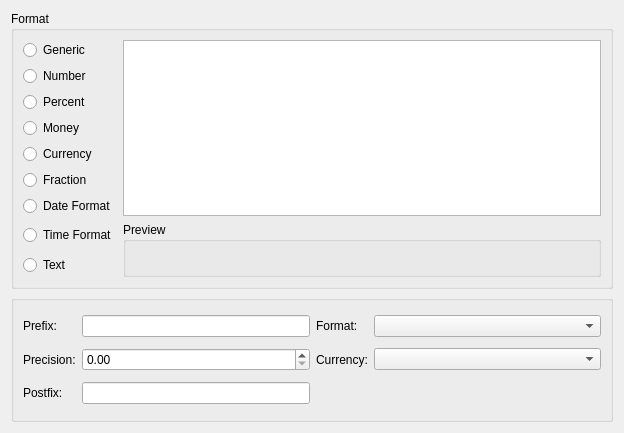
<ui version="4.0" >
 <author>Stefan Nikolaus &lt;stefan.nikolaus@kdemail.net></author>
 <comment>This file is part of the KDE project
Copyright (C) 2006 Stefan Nikolaus &lt;stefan.nikolaus@kdemail.net>

This library is free software; you can redistribute it and/or
modify it under the terms of the GNU Library General Public
License as published by the Free Software Foundation; either
version 2 of the License, or (at your option) any later version.

This library is distributed in the hope that it will be useful,
but WITHOUT ANY WARRANTY; without even the implied warranty of
MERCHANTABILITY or FITNESS FOR A PARTICULAR PURPOSE.  See the
GNU Library General Public License for more details.

You should have received a copy of the GNU Library General Public
License along with this library; see the file COPYING.LIB.  If not,
write to the Free Software Foundation, Inc., 51 Franklin Street,
Fifth Floor, Boston, MA 02110-1301, USA.</comment>
 <class>DataFormatWidget</class>
 <widget class="QWidget" name="DataFormatWidget" >
  <property name="geometry" >
   <rect>
    <x>0</x>
    <y>0</y>
    <width>624</width>
    <height>433</height>
   </rect>
  </property>
  <layout class="QVBoxLayout" >
   <item>
    <widget class="QGroupBox" name="groupBox" >
     <property name="title" >
      <string>Format</string>
     </property>
     <layout class="QGridLayout" >
      <item rowspan="2" row="7" column="1" >
       <widget class="QGroupBox" name="groupBox_3" >
        <property name="title" >
         <string>Preview</string>
        </property>
        <layout class="QVBoxLayout" >
         <item>
          <widget class="QLabel" name="label" >
           <property name="text" >
            <string/>
           </property>
          </widget>
         </item>
        </layout>
       </widget>
      </item>
      <item rowspan="7" row="0" column="1" >
       <widget class="QListWidget" name="listWidget" />
      </item>
      <item row="8" column="0" >
       <widget class="QRadioButton" name="radioButton_9" >
        <property name="text" >
         <string>Text</string>
        </property>
       </widget>
      </item>
      <item row="7" column="0" >
       <widget class="QRadioButton" name="radioButton_8" >
        <property name="text" >
         <string>Time Format</string>
        </property>
       </widget>
      </item>
      <item row="6" column="0" >
       <widget class="QRadioButton" name="radioButton_7" >
        <property name="text" >
         <string>Date Format</string>
        </property>
       </widget>
      </item>
      <item row="5" column="0" >
       <widget class="QRadioButton" name="radioButton_6" >
        <property name="text" >
         <string>Fraction</string>
        </property>
       </widget>
      </item>
      <item row="4" column="0" >
       <widget class="QRadioButton" name="radioButton_5" >
        <property name="text" >
         <string>Currency</string>
        </property>
       </widget>
      </item>
      <item row="3" column="0" >
       <widget class="QRadioButton" name="radioButton_4" >
        <property name="text" >
         <string>Money</string>
        </property>
       </widget>
      </item>
      <item row="2" column="0" >
       <widget class="QRadioButton" name="radioButton_3" >
        <property name="text" >
         <string>Percent</string>
        </property>
       </widget>
      </item>
      <item row="0" column="0" >
       <widget class="QRadioButton" name="radioButton" >
        <property name="text" >
         <string>Generic</string>
        </property>
       </widget>
      </item>
      <item row="1" column="0" >
       <widget class="QRadioButton" name="radioButton_2" >
        <property name="text" >
         <string>Number</string>
        </property>
       </widget>
      </item>
     </layout>
    </widget>
   </item>
   <item>
    <widget class="QGroupBox" name="groupBox_2" >
     <property name="title" >
      <string/>
     </property>
     <layout class="QGridLayout" >
      <item row="1" column="3" >
       <widget class="KComboBox" name="comboBox_2" >
        <property name="sizePolicy" >
         <sizepolicy vsizetype="Fixed" hsizetype="MinimumExpanding" >
          <horstretch>0</horstretch>
          <verstretch>0</verstretch>
         </sizepolicy>
        </property>
       </widget>
      </item>
      <item row="0" column="3" >
       <widget class="KComboBox" name="comboBox" >
        <property name="sizePolicy" >
         <sizepolicy vsizetype="Fixed" hsizetype="MinimumExpanding" >
          <horstretch>0</horstretch>
          <verstretch>0</verstretch>
         </sizepolicy>
        </property>
       </widget>
      </item>
      <item row="1" column="2" >
       <widget class="QLabel" name="label_6" >
        <property name="text" >
         <string>Currency:</string>
        </property>
       </widget>
      </item>
      <item row="0" column="2" >
       <widget class="QLabel" name="label_5" >
        <property name="text" >
         <string>Format:</string>
        </property>
       </widget>
      </item>
      <item row="2" column="0" >
       <widget class="QLabel" name="label_4" >
        <property name="text" >
         <string>Postfix:</string>
        </property>
       </widget>
      </item>
      <item row="2" column="1" >
       <widget class="KLineEdit" name="lineEdit_2" >
        <property name="sizePolicy" >
         <sizepolicy vsizetype="Fixed" hsizetype="MinimumExpanding" >
          <horstretch>0</horstretch>
          <verstretch>0</verstretch>
         </sizepolicy>
        </property>
       </widget>
      </item>
      <item row="0" column="1" >
       <widget class="KLineEdit" name="lineEdit" >
        <property name="sizePolicy" >
         <sizepolicy vsizetype="Fixed" hsizetype="MinimumExpanding" >
          <horstretch>0</horstretch>
          <verstretch>0</verstretch>
         </sizepolicy>
        </property>
       </widget>
      </item>
      <item row="1" column="1" >
       <widget class="QDoubleSpinBox" name="doubleSpinBox" >
        <property name="sizePolicy" >
         <sizepolicy vsizetype="Fixed" hsizetype="MinimumExpanding" >
          <horstretch>0</horstretch>
          <verstretch>0</verstretch>
         </sizepolicy>
        </property>
       </widget>
      </item>
      <item row="1" column="0" >
       <widget class="QLabel" name="label_3" >
        <property name="text" >
         <string>Precision:</string>
        </property>
       </widget>
      </item>
      <item row="0" column="0" >
       <widget class="QLabel" name="label_2" >
        <property name="text" >
         <string>Prefix:</string>
        </property>
       </widget>
      </item>
     </layout>
    </widget>
   </item>
  </layout>
 </widget>
 <layoutfunction spacing="KDialog::spacingHint" margin="KDialog::marginHint" />
 <pixmapfunction>qPixmapFromMimeSource</pixmapfunction>
 <customwidgets>
  <customwidget>
   <class>KComboBox</class>
   <extends>QComboBox</extends>
   <header>kcombobox.h</header>
  </customwidget>
  <customwidget>
   <class>KLineEdit</class>
   <extends>QLineEdit</extends>
   <header>klineedit.h</header>
  </customwidget>
 </customwidgets>
 <tabstops>
  <tabstop>listWidget</tabstop>
  <tabstop>radioButton</tabstop>
  <tabstop>radioButton_2</tabstop>
  <tabstop>radioButton_3</tabstop>
  <tabstop>radioButton_4</tabstop>
  <tabstop>radioButton_5</tabstop>
  <tabstop>radioButton_6</tabstop>
  <tabstop>radioButton_7</tabstop>
  <tabstop>radioButton_8</tabstop>
  <tabstop>radioButton_9</tabstop>
  <tabstop>lineEdit</tabstop>
  <tabstop>comboBox</tabstop>
  <tabstop>doubleSpinBox</tabstop>
  <tabstop>comboBox_2</tabstop>
  <tabstop>lineEdit_2</tabstop>
 </tabstops>
 <includes>
  <include location="global" >kdialog.h</include>
 </includes>
 <resources/>
 <connections/>
</ui>
